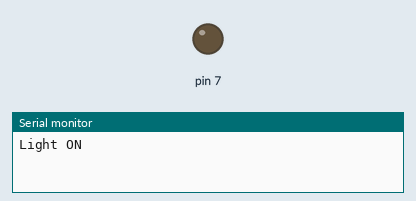
Simulated run of this sketch. Board: Arduino Uno, built with avr-gcc and run on an emulated ATmega328P. On the bench: output pins drawn as LEDs (lit = HIGH), the last lines printed to the serial monitor.

Above: at 1.0 s.
At 3.0 s:
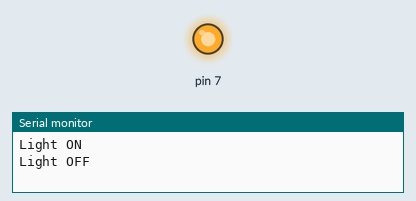
Timing chart, 0 to 5.2 s (numbered marks = the images above):
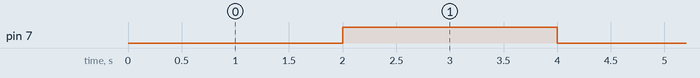

The sketch:

sketch_jun30a.ino
```cpp
void setup() {
 pinMode (7,OUTPUT);
 Serial.begin(9600);

}

void loop() {

digitalWrite(7,LOW); // Turns ON Relays 1

Serial.println("Light ON");

delay(2000); // Wait 2 seconds

digitalWrite(7,HIGH); // Turns Relay Off

Serial.println("Light OFF");

delay(2000);

}
```

Measured:
- by itself, pin 7: alternates HIGH for 2.0 s and LOW for 2.0 s
